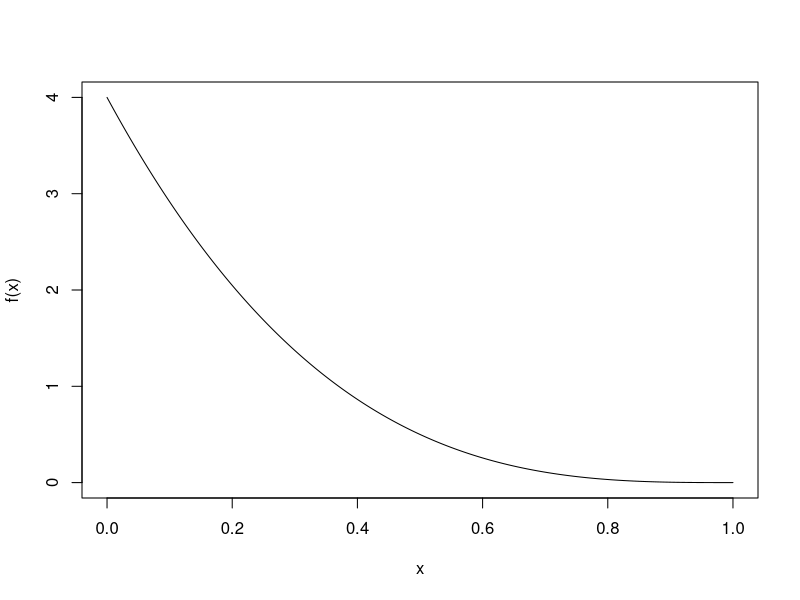
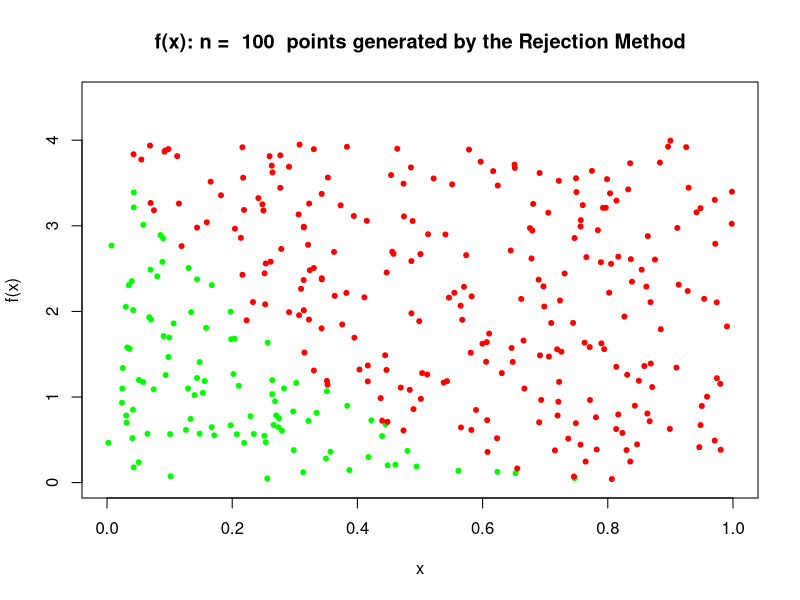
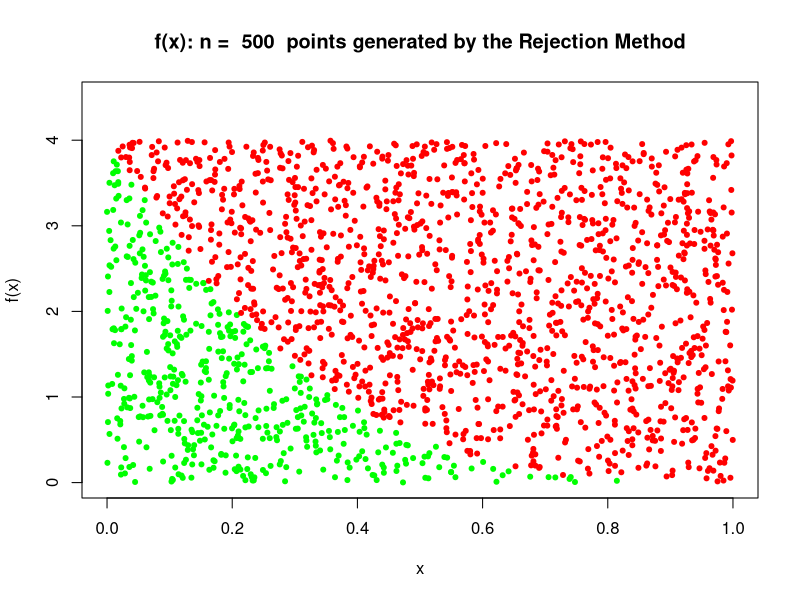
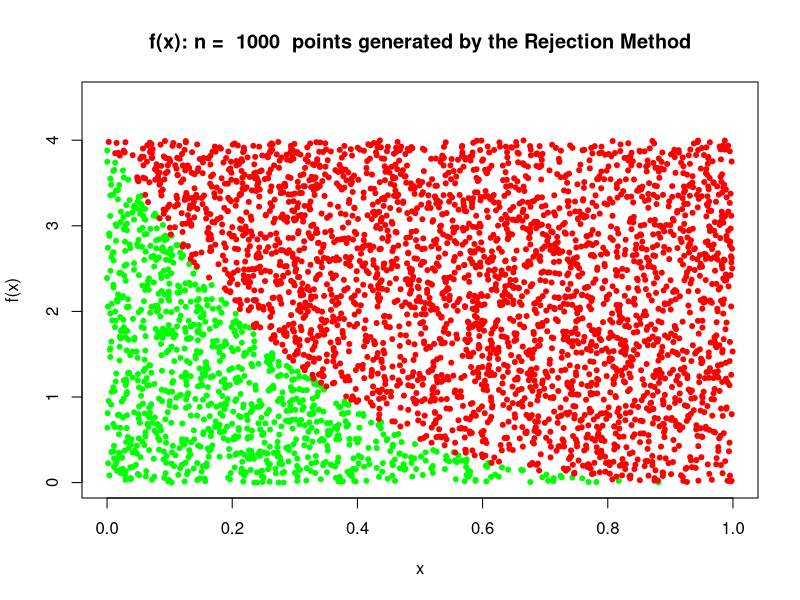
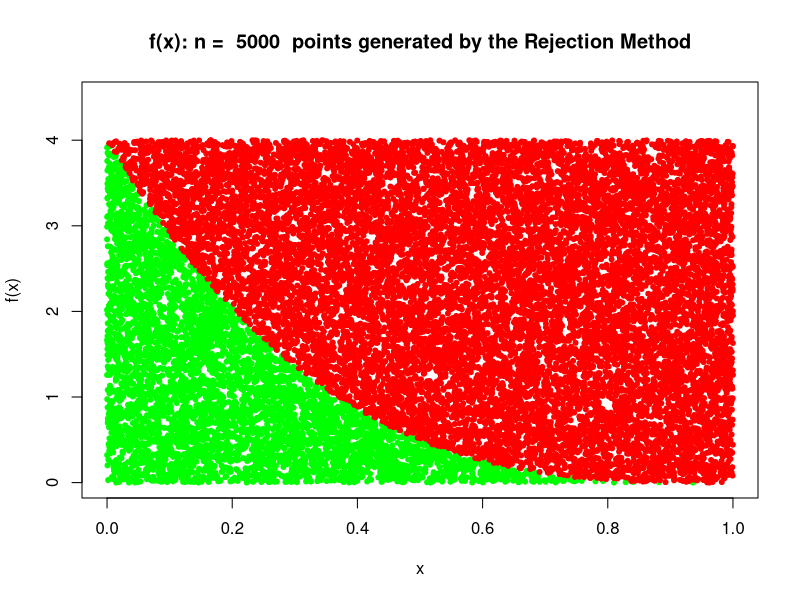
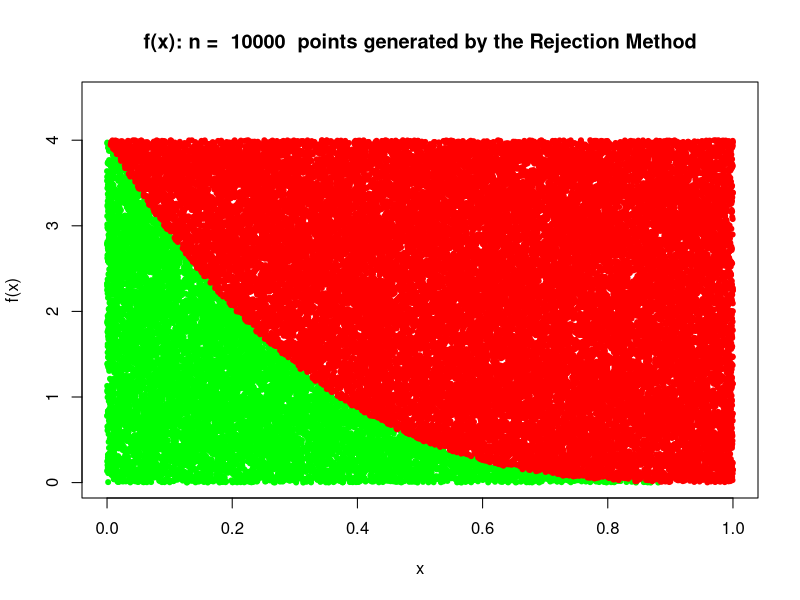
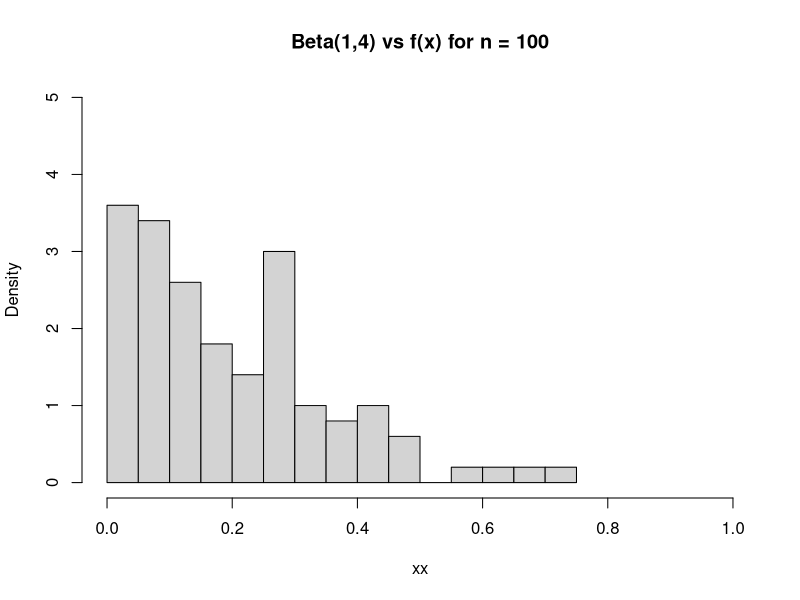

The R script that drew these images, in order: (Note: this script raises an error after producing the figures.)
# seed

set.seed(50000)

### Problem 1

## function f(x)

f <- function(x){
  4*(1-x)^3
}

rangefx <- range(0:1)

fx_curve <- curve(f, rangefx, n=1000)



reject.beta <- function(nvals)
{
  x.accept <- NULL
  u.accept <- NULL
  nx <- 0
  x.rejected <- NULL
  u.rejected <- NULL
  nrejected <- 0
  while(nx < nvals) {
    Y <- runif(1)
    #Generate u with U~U[0;4]
    U <- runif(1,0,4) #k is the third element
    if(U <= 4*(1-Y)^3) {   #pdf function
      nx <- nx + 1
      x.accept[nx] <- Y
      u.accept[nx] <- U
    }
    else {
      nrejected <- nrejected + 1
      x.rejected[nrejected] <- Y
      u.rejected[nrejected] <- U
    }
  }
  plot(x.accept,u.accept, xlim=c(0,1), ylim=c(0,4.5), pch=20,col="green",xlab="x",ylab="f(x)",main=paste(paste("f(x): n = ", nvals," points generated by the Rejection Method")))
lines(x.rejected,u.rejected,pch=20,col="red",type="p")
return(x.accept)
}

#Rejection Samples
XX_fx_100 <- reject.beta(100)
XX_fx_500 <- reject.beta(500)
XX_fx_1000 <- reject.beta(1000)
XX_fx_5000 <- reject.beta(5000)
XX_fx_10000 <- reject.beta(10000)

#Samples Histogram
hist(XX_fx_100,breaks=20,prob=TRUE,xlim=c(0,1),ylim=c(0,5),xlab="xx", main="Beta(1,4) vs f(x) for n = 100")
lines(x.val,dbeta(x.val,1,4),col="blue")
hist(XX_fx_500,breaks=20,prob=TRUE,xlim=c(0,1),ylim=c(0,5),xlab="xx", main="Beta(1,4) vs f(x) for n = 500") 
lines(x.val,dbeta(x.val,1,4),col="blue")
hist(XX_fx_1000,breaks=20,prob=TRUE,xlim=c(0,1),ylim=c(0,5),xlab="xx",main="Beta(1,4) vs f(x) for n = 1000")
lines(x.val,dbeta(x.val,1,4),col="blue")
hist(XX_fx_5000,breaks=20,prob=TRUE,xlim=c(0,1),ylim=c(0,5),xlab="xx",main="Beta(1,4) vs f(x) for n = 5000")
lines(x.val,dbeta(x.val,1,4),col="blue")
hist(XX_fx_10000,breaks=20,prob=TRUE,xlim=c(0,1),ylim=c(0,5),xlab="xx",main="Beta(1,4) vs f(x) for n = 10000")
lines(x.val,dbeta(x.val,1,4),col="blue")
x.val <- seq(0,1,0.001)




## Q-QPlot beta(1,4)
set.seed(10000)


n <- 10000
sample <- reject.beta(n)
quantiles.pop <- qbeta(seq(0.5/n,1,1/n),1,4)
qq <- cbind(sort(sample), quantiles.pop)
plot(qq, pch=20, xlim=c(0,1), ylim=c(0,0.9), xlab="X", ylab="Y", main="QQ plot for n = 10000")
abline(0,1,col="blue")


#library(SimDesign)
#library(car)
#library(mvtnorm)

#qqPlot(XX_fx_100, "beta", shape1=1, shape2=4, envelope = 0, pch=20)
#qqPlot(XX_fx_500, "beta", shape1=1, shape2=4, envelope = 0, pch=21)
#qqPlot(XX_fx_1000, "beta", shape1=1, shape2=4, envelope = 0, pch=21)
#qqPlot(XX_fx_5000, "beta", shape1=1, shape2=4, envelope = 0, pch=21)
#qqPlot(XX_fx_10000, "beta", shape1=1, shape2=4, envelope = 0, pch=21)







